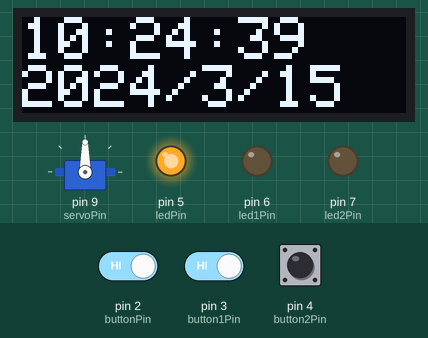
Simulated run of this sketch. Board: Arduino Uno, built with avr-gcc and run on an emulated ATmega328P. Parts: servo, 128×32 one-colour display, output pins drawn as LEDs (lit = HIGH). The test bench sets the inputs (shaded band); at power-on: pin 2 (buttonPin) HIGH, pin 3 (button1Pin) HIGH, pin 4 (button2Pin) HIGH. The local clock reads 2024-03-15 10:24:30 at power-on unless the sketch sets it; what the sketch prints to the serial monitor is not drawn.

Above: at 9.6 s.
9.7 s: pin 2 (buttonPin) driven LOW and pin 3 (button1Pin) driven LOW
At 17.8 s:
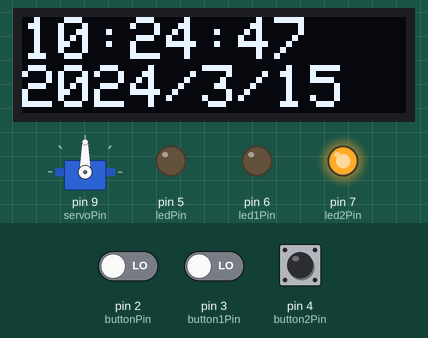
20.5 s: pin 3 (button1Pin) driven HIGH
At 34.7 s:
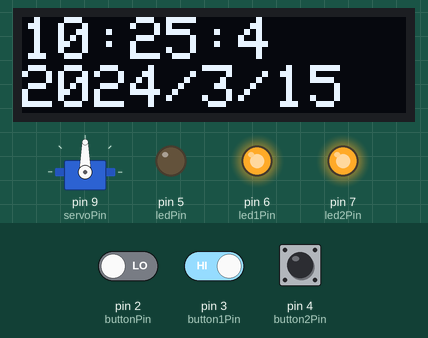
34.9 s: pin 2 (buttonPin) driven HIGH
At 47.2 s:
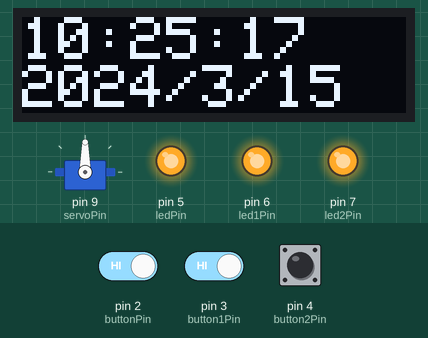
47.3 s: pin 2 (buttonPin) driven LOW
At 54.6 s:
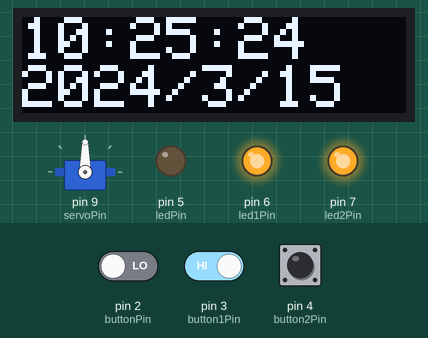
54.8 s: pin 2 (buttonPin) driven HIGH
At 72.13 s:
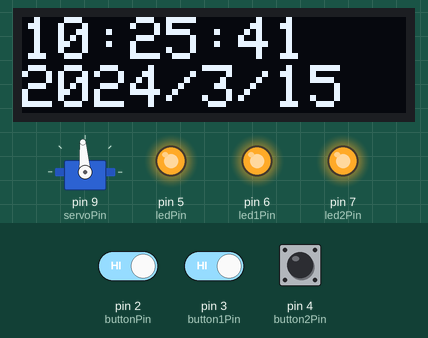
Timing chart, 0 to 119.9 s (numbered marks = the images above; inputs shaded):
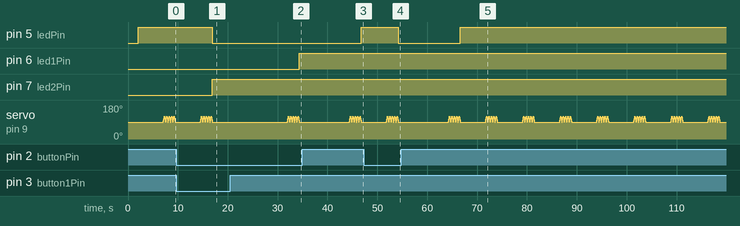

Measured:
- after the input at 9.7 s, pin 5 (ledPin): HIGH → LOW after 7.2 s; pin 7 (led2Pin): LOW → HIGH after 7.2 s
- after the input at 20.5 s, pin 6 (led1Pin): LOW → HIGH after 13.9 s
- after the input at 34.9 s, pin 5 (ledPin): LOW → HIGH after 11.9 s
- after the input at 47.3 s, pin 5 (ledPin): HIGH → LOW after 6.9 s
- after the input at 54.8 s, pin 5 (ledPin): LOW → HIGH after 11.9 s
- what the display in image 1 shows lasts 1.0 s, from 17.0 s to 18.0 s

The sketch:

mid_timer.ino
```cpp
// Date and time functions using a DS3231 RTC connected via I2C and Wire lib
#include "RTClib.h"
#include <Adafruit_GFX.h>
#include <Adafruit_SSD1306.h>
#include <Servo.h>

//RTC
RTC_DS3231 rtc;
char daysOfTheWeek[7][12] = { "Sunday", "Monday", "Tuesday", "Wednesday", "Thursday", "Friday", "Saturday" };

//OLED
#define SCREEN_WIDTH 128     // OLED display width, in pixels
#define SCREEN_HEIGHT 32     // OLED display height, in pixels
#define OLED_RESET -1        // Reset pin # (or -1 if sharing Arduino reset pin)
#define SCREEN_ADDRESS 0x3C  ///< See datasheet for Address; 0x3D for 128x64, 0x3C for 128x32
Adafruit_SSD1306 display(SCREEN_WIDTH, SCREEN_HEIGHT, &Wire, OLED_RESET);

// Constants
const int buttonPin = 2;  // The digital pin where the button is connected
const int button1Pin = 3;
const int button2Pin = 4;
const int ledPin = 5;
const int led1Pin = 6;
const int led2Pin = 7;
const int servoPin = 9;           // The digital pin where the servo is connected
unsigned long timerDuration = 0;  // 5 minutes in milliseconds

// Variables
Servo myservo;
int pos = 0;
bool timerStarted = false;
unsigned long startTime;

void setup() {
  myservo.attach(servoPin);
  pinMode(buttonPin, INPUT_PULLUP);  // Use the internal pull-up resistor
  pinMode(button1Pin, INPUT_PULLUP);
  pinMode(button2Pin, INPUT_PULLUP);
  pinMode(servoPin, OUTPUT);
  pinMode(ledPin, OUTPUT);
  pinMode(led1Pin, OUTPUT);
  pinMode(led2Pin, OUTPUT);
  myservo.write(90);  // Initialize servo position
  Serial.begin(57600);

#ifndef ESP8266
  while (!Serial)
    ;  // wait for serial port to connect. Needed for native USB
#endif

  if (!rtc.begin()) {
    Serial.println("Couldn't find RTC");
    Serial.flush();
    while (1) delay(10);
  }

  if (!display.begin(SSD1306_SWITCHCAPVCC, SCREEN_ADDRESS)) {
    Serial.println(F("SSD1306 allocation failed"));
    for (;;)
      ;  // Don't proceed, loop forever
  }

  if (rtc.lostPower()) {
    Serial.println("RTC lost power, let's set the time!");
    // When time needs to be set on a new device, or after a power loss, the
    // following line sets the RTC to the date & time this sketch was compiled
    //rtc.adjust(DateTime(F(__DATE__), F(__TIME__)));
    // This line sets the RTC with an explicit date & time, for example to set
    // January 21, 2014 at 3am you would call:
    // rtc.adjust(DateTime(2014, 1, 21, 3, 0, 0));
  }

  // When time needs to be re-set on a previously configured device, the
  // following line sets the RTC to the date & time this sketch was compiled
  // rtc.adjust(DateTime(F(__DATE__), F(__TIME__)));
  // This line sets the RTC with an explicit date & time, for example to set
  // January 21, 2014 at 3am you would call:
  // rtc.adjust(DateTime(2014, 1, 21, 3, 0, 0));

  display.clearDisplay();
  display.setTextSize(2);               // Normal 1:1 pixel scale
  display.setTextColor(SSD1306_WHITE);  // Draw white text
  display.setCursor(0, 0);              // Start at top-left corner
  display.println(F("RTC Time demo!"));
  display.display();
  delay(2000);
}

void loop() {
  DateTime now = rtc.now();

  // Serial.print(now.year(), DEC);
  // Serial.print('/');
  // Serial.print(now.month(), DEC);
  // Serial.print('/');
  // Serial.print(now.day(), DEC);
  // Serial.print(" (");
  // Serial.print(daysOfTheWeek[now.dayOfTheWeek()]);
  // Serial.print(") ");
  // Serial.print(now.hour(), DEC);
  // Serial.print(':');
  // Serial.print(now.minute(), DEC);
  // Serial.print(':');
  // Serial.print(now.second(), DEC);
  // Serial.println();

  display.clearDisplay();
  display.setCursor(0, 0);
  display.print(now.hour(), DEC);
  display.print(':');
  display.print(now.minute(), DEC);
  display.print(':');
  display.println(now.second(), DEC);
  display.print(now.year(), DEC);
  display.print('/');
  display.print(now.month(), DEC);
  display.print('/');
  display.print(now.day(), DEC);
  display.print(" (");
  // display.print(daysOfTheWeek[now.dayOfTheWeek()]);
  // display.print(") ");
  display.display();


  if (digitalRead(buttonPin) == HIGH && !timerStarted) {
    timerDuration = 5000;
    timerStarted = true;
    startTime = millis();
    digitalWrite(ledPin, HIGH);
    Serial.println("0 Timer started.");
  }
  else if (timerStarted == false) {
    digitalWrite(ledPin, LOW);
  }

  if (digitalRead(button1Pin) == HIGH && !timerStarted) {
    timerDuration = 10000;
    timerStarted = true;
    startTime = millis();
    digitalWrite(led1Pin, HIGH);
    Serial.println("1 Timer started.");
  }
  else if (timerStarted == false) {
    digitalWrite(led1Pin, LOW);
  }

  if (digitalRead(button2Pin) == HIGH && !timerStarted) {
    timerDuration = 15000;
    timerStarted = true;
    startTime = millis();
    digitalWrite(led2Pin, HIGH);
    Serial.println("2 Timer started.");
  }
  else if (timerStarted == false) {
    digitalWrite(led2Pin, LOW);
  }

  if (timerStarted) {
    unsigned long currentTime = millis();
    if (currentTime - startTime >= timerDuration) {
      // Timer has elapsed
      timerStarted = false;
      // myservo.write(90); // Move the servo to 90 degrees

      for (int i = 0; i < 5; i++) {  // Repeat the sequence 5 times
        for (int pos = 90; pos <= 120; pos += 2) {
          myservo.write(pos);
          delay(15);
        }
        for (int pos = 120; pos >= 90; pos -= 2) {
          myservo.write(pos);
          delay(15);
        }
      }
      Serial.println("Timer finished. Servo moved.");
    }
  }
}
```
